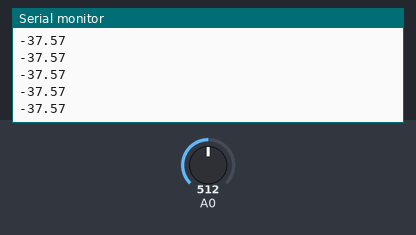
Simulated run of this sketch. Board: Arduino Uno, built with avr-gcc and run on an emulated ATmega328P. Parts: the last lines printed to the serial monitor. The inputs (shaded band) are chosen by the test bench; at power-on: A0 = 512.

Above: at 1.2 s.
1.3 s: A0 set to 716
At 1.87 s:
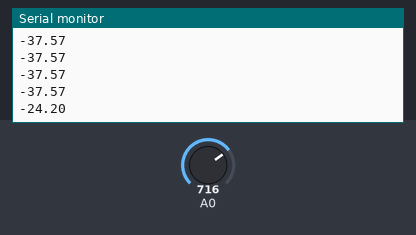
2.8 s: A0 set to 900
At 2.8 s:
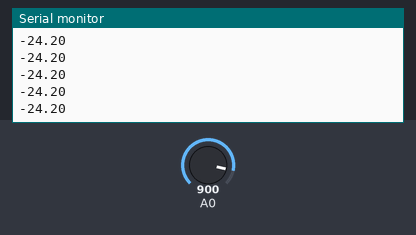
Timing chart, 0 to 5.8 s (numbered marks = the images above; inputs shaded):
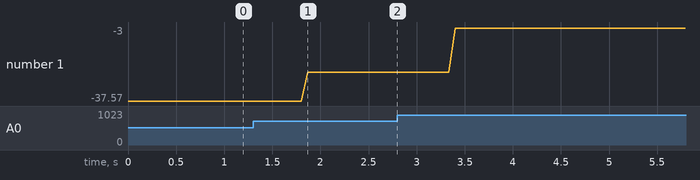

The sketch:

NTC_thermistor.ino
```cpp
/*
OSMOGAS temperature measurement
with TDC310 NTC thermistor

mrkva (cc) 2012
*/

#include <math.h>
// Resistor value
long int resistor = 27000;

float thermoResistance;
float sensorVoltage;
float temperature;

void setup() {
  Serial.begin(1200);
}

void loop() {
  int sensorValue = analogRead(A0);
  sensorVoltage = map(sensorValue, 0, 1024, 0, 5000);
  thermoResistance = ((5 * resistor) - ((sensorVoltage/1000.0) * resistor)) / (sensorVoltage/1000.0);
  temperature = (3700 / log(thermoResistance / 0.00407817567)) - 273.15;
  Serial.println(temperature);
}
```

Measured:
- after the input at 1.3 s, the serial monitor: prints a new line after 0.57 s (image 1)
- plotted number 1: -37.57 → -24.2 after the input at 1.3 s, -24.2 → -3 after the input at 2.8 s
